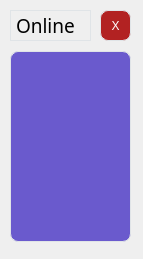
    <widget class="QWidget" name="scrollAreaWidgetContents_3">
     <property name="geometry">
      <rect>
       <x>0</x>
       <y>0</y>
       <width>143</width>
       <height>259</height>
      </rect>
     </property>
     <widget class="QLabel" name="online_clients_label">
      <property name="geometry">
       <rect>
        <x>10</x>
        <y>10</y>
        <width>81</width>
        <height>31</height>
       </rect>
      </property>
      <property name="font">
       <font>
        <family>Roboto Mono</family>
        <pointsize>14</pointsize>
        <bold>false</bold>
        <underline>false</underline>
       </font>
      </property>
      <property name="styleSheet">
       <string notr="true">border: 1px solid #e0e4e7;</string>
      </property>
      <property name="text">
       <string>Online</string>
      </property>
      <property name="textFormat">
       <enum>Qt::PlainText</enum>
      </property>
      <property name="scaledContents">
       <bool>false</bool>
      </property>
     </widget>
     <widget class="QPushButton" name="online_clients_close_button">
      <property name="geometry">
       <rect>
        <x>100</x>
        <y>10</y>
        <width>31</width>
        <height>31</height>
       </rect>
      </property>
      <property name="styleSheet">
       <string notr="true">border-radius: 8px;
border: 1px solid #e0e4e7;
color: #FFFFFF;
background-color: #B22222;</string>
      </property>
      <property name="text">
       <string>X</string>
      </property>
     </widget>
     <widget class="QListWidget" name="online_clients_list">
      <property name="geometry">
       <rect>
        <x>10</x>
        <y>51</y>
        <width>121</width>
        <height>191</height>
       </rect>
      </property>
      <property name="font">
       <font>
        <family>Roboto Mono</family>
        <pointsize>10</pointsize>
       </font>
      </property>
      <property name="styleSheet">
       <string notr="true">border-radius: 8px;
border: 1px solid #e0e4e7;
padding: 5px 5px;
color: #FFFFFF;
background-color: #6A5ACD</string>
      </property>
     </widget>
     <widget class="QLabel" name="label_14">
      <property name="geometry">
       <rect>
        <x>0</x>
        <y>210</y>
        <width>51</width>
        <height>51</height>
       </rect>
      </property>
      <property name="styleSheet">
       <string notr="true">background-color: transparent;
border: 0px;</string>
      </property>
      <property name="text">
       <string/>
      </property>
      <property name="pixmap">
       <pixmap resource="res.qrc">:/icons/Icons/satelite.png</pixmap>
      </property>
      <property name="scaledContents">
       <bool>true</bool>
      </property>
     </widget>
     <widget class="QLabel" name="label_15">
      <property name="geometry">
       <rect>
        <x>90</x>
        <y>-20</y>
        <width>71</width>
        <height>71</height>
       </rect>
      </property>
      <property name="styleSheet">
       <string notr="true">background-color: transparent;
border: 0px;</string>
      </property>
      <property name="text">
       <string/>
      </property>
      <property name="pixmap">
       <pixmap resource="res.qrc">:/icons/Icons/black-hole (1).png</pixmap>
      </property>
      <property name="scaledContents">
       <bool>true</bool>
      </property>
     </widget>
     <zorder>label_15</zorder>
     <zorder>online_clients_label</zorder>
     <zorder>online_clients_close_button</zorder>
     <zorder>online_clients_list</zorder>
     <zorder>label_14</zorder>
    </widget>
